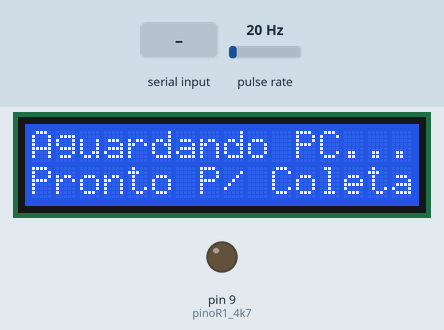
Recording of a sketch running on a simulated Arduino Uno, built with avr-gcc and run on an emulated ATmega328P. On the bench: 16×2 character LCD, output pins drawn as LEDs (lit = HIGH). Wiring (inferred from the names in the program): pulse sensor: data pin 5. The inputs (shaded band) are chosen by the test bench; at power-on: pulse rate 20 Hz. Pins used as bus, display or sensor lines are not drawn; what the sketch prints to the serial monitor is not drawn.

Above: at 1.6 s.
1.7 s: "I" received over Serial
At 2.3 s:
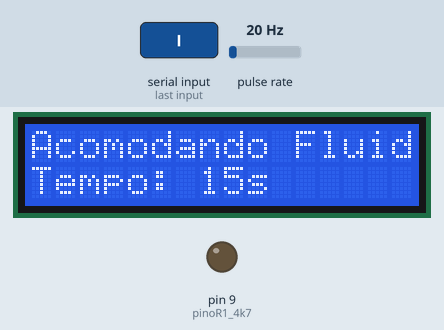
At 17.8 s:
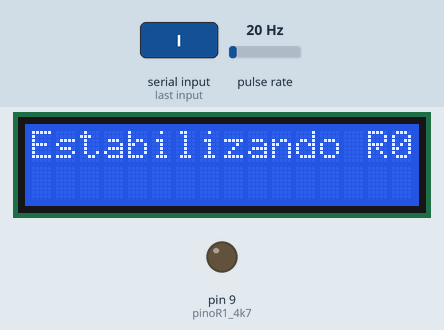
Timing chart, 0 to 19.6 s (numbered marks = the images above; inputs shaded):
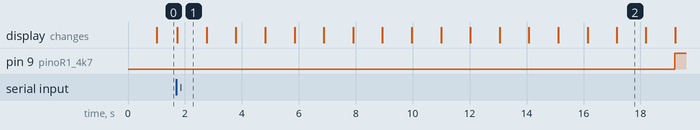

The sketch:

firmware_arduino.ino
```cpp
/*
 * FIRMWARE: Transdutor Capacitivo (Modo Escravo Serial com Reset de Oscilador)
 * Aplicação: Identificação de Metanol em Bebidas Alcoólicas
 * Descrição: Envia pings seriais "RT_TEMP:0.0" em estado ocioso para manter o handshake
 * com o datalogger em Python. Ao receber 'I', aciona o ciclo High-Z estabilizado
 * (com blanking de 1s via RESET do NE555) e devolve a matriz de CPJ estruturada.
 */

#include <LiquidCrystal_I2C.h>
LiquidCrystal_I2C lcd(0x27, 16, 2);

// --- MAPEAMENTO DE HARDWARE ---
const int pinoOscilador = 5;
const int pinoReset555  = 7; // LIGAR AO PINO 4 DO NE555

// --- CHAVEAMENTO HIGH-Z (RESISTORES DE CARGA R1) ---
const int pinoR1_10k = 10;
const int pinoR1_4k7 = 9;
const int pinoR1_1k  = 8;

// --- CONSTANTES EXPERIMENTAIS ---
const int tempoAcomodacaoSegundos = 15;
const int totalAmostrasJanela = 10; // 10 leituras de 100ms = 1 segundo cravado
float resultadosCPJ[5];

unsigned long tempoUltimaLeitura = 0;
const unsigned long intervaloLeitura = 1000;

void setup() {
  Serial.begin(9600);
  lcd.init();
  lcd.backlight();

  pinMode(pinoOscilador, INPUT);

  // Controle do Reset do 555
  pinMode(pinoReset555, OUTPUT);
  digitalWrite(pinoReset555, LOW); // Oscilador inicia desligado

  // Inicialização do Contador por Hardware (Timer1)
  TCCR1A = 0;
  TCCR1B = 0;
  TCCR1B = (1 << CS12) | (1 << CS11) | (1 << CS10);

  // Todos os resistores em alta impedância inicial
  colocarTodosEmHighZ();

  lcd.clear();
  lcd.setCursor(0, 0); lcd.print("Aguardando PC...");
}

void colocarTodosEmHighZ() {
  pinMode(pinoR1_10k, INPUT);
  pinMode(pinoR1_4k7, INPUT);
  pinMode(pinoR1_1k, INPUT);
}

void configurarBancoResistores(int passo) {
  colocarTodosEmHighZ();
  switch (passo) {
    case 0: // 10k isolado
      pinMode(pinoR1_10k, OUTPUT); digitalWrite(pinoR1_10k, HIGH); break;
    case 1: // 4.7k isolado
      pinMode(pinoR1_4k7, OUTPUT); digitalWrite(pinoR1_4k7, HIGH); break;
    case 2: // 3.19k (10k e 4.7k em paralelo)
      pinMode(pinoR1_10k, OUTPUT); digitalWrite(pinoR1_10k, HIGH);
      pinMode(pinoR1_4k7, OUTPUT); digitalWrite(pinoR1_4k7, HIGH); break;
    case 3: // 1k isolado
      pinMode(pinoR1_1k, OUTPUT); digitalWrite(pinoR1_1k, HIGH); break;
    case 4: // 824R (1k e 4.7k em paralelo)
      pinMode(pinoR1_1k, OUTPUT); digitalWrite(pinoR1_1k, HIGH);
      pinMode(pinoR1_4k7, OUTPUT); digitalWrite(pinoR1_4k7, HIGH); break;
  }
}

void loop() {
  // Transmissão contínua de keep-alive em estado ocioso
  if (Serial.available() == 0) {
    unsigned long tempoAtual = millis();
    if (tempoAtual - tempoUltimaLeitura >= intervaloLeitura) {

      // Atualiza display local
      lcd.setCursor(0, 1);
      lcd.print("Pronto P/ Coleta");

      // Envia ping vazio para o Python não travar
      Serial.println("RT_TEMP:0.0");

      tempoUltimaLeitura = tempoAtual;
    }
  }

  // Interrupção para execução da matriz de varredura
  if (Serial.available() > 0) {
    char comando = Serial.read();

    if (comando == 'I') {
      lcd.clear();
      Serial.println("Protocolo Iniciado...");

      // Acomodação inicial do fluido no sensor (Saquinho)
      for (int i = tempoAcomodacaoSegundos; i > 0; i--) {
        lcd.setCursor(0, 0); lcd.print("Acomodando Fluido");
        lcd.setCursor(0, 1);
        lcd.print("Tempo: ");
        if(i < 10) lcd.print("0");
        lcd.print(i); lcd.print("s   ");
        delay(1000);
      }

      // Varredura Rigorosa com Reset Térmico/Elétrico
      for (int passo = 0; passo < 5; passo++) {

        // 1. Desliga o 555
        digitalWrite(pinoReset555, LOW);
        delay(10);

        // 2. Chaveia a malha High-Z
        configurarBancoResistores(passo);

        // 3. Liga o 555
        digitalWrite(pinoReset555, HIGH);

        // 4. Acomodação elétrica obrigatória
        lcd.clear();
        lcd.setCursor(0, 0); lcd.print("Estabilizando R"); lcd.print(passo);
        delay(1000);

        // 5. Contagem de pulsos (Janela de 1s real)
        lcd.setCursor(0, 1); lcd.print("Lendo Freq...   ");
        unsigned long acumulador = 0;
        for (int am = 0; am < totalAmostrasJanela; am++) {
          TCNT1 = 0;
          delay(100);
          acumulador += TCNT1;
        }
        resultadosCPJ[passo] = acumulador / (float)totalAmostrasJanela;
      }

      // Desliga o 555 após concluir a varredura
      digitalWrite(pinoReset555, LOW);
      colocarTodosEmHighZ();

      // Envio do vetor consolidado para o Python
      // O '0.0' substitui a temperatura do LM35 para manter o CSV alinhado
      Serial.print("DATA:");
      Serial.print("0.0"); Serial.print(",");
      Serial.print(resultadosCPJ[0], 1); Serial.print(",");
      Serial.print(resultadosCPJ[1], 1); Serial.print(",");
      Serial.print(resultadosCPJ[2], 1); Serial.print(",");
      Serial.print(resultadosCPJ[3], 1); Serial.print(",");
      Serial.println(resultadosCPJ[4], 1);

      lcd.clear();
      lcd.setCursor(0, 0); lcd.print("Aguardando PC...");
      tempoUltimaLeitura = 0;
    }
  }
}
```

Measured:
- after the input at 1.7 s, pin 9 (pinoR1_4k7): LOW → HIGH after 17.5 s; the display: changes at once (image 1)
- what the display in image 1 shows lasts 1.1 s, from 1.7 s to 2.8 s
